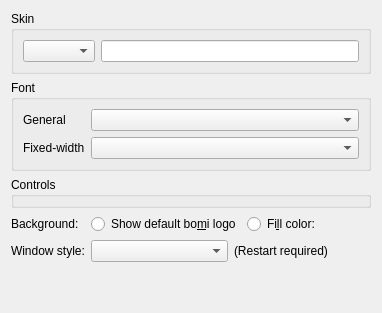
       <widget class="QWidget" name="skin">
        <layout class="QVBoxLayout" name="verticalLayout_23">
         <item>
          <widget class="QGroupBox" name="groupBox_4">
           <property name="title">
            <string>Skin</string>
           </property>
           <layout class="QVBoxLayout" name="verticalLayout_31">
            <item>
             <layout class="QHBoxLayout" name="horizontalLayout_7">
              <item>
               <widget class="DataComboBox" name="skin_name"/>
              </item>
              <item>
               <widget class="QLineEdit" name="skin_path">
                <property name="readOnly">
                 <bool>true</bool>
                </property>
               </widget>
              </item>
             </layout>
            </item>
           </layout>
          </widget>
         </item>
         <item>
          <widget class="QGroupBox" name="groupBox_11">
           <property name="title">
            <string>Font</string>
           </property>
           <layout class="QGridLayout" name="gridLayout_3">
            <item row="0" column="0">
             <widget class="QLabel" name="label_8">
              <property name="text">
               <string>General</string>
              </property>
             </widget>
            </item>
            <item row="0" column="1">
             <widget class="FontComboBox" name="app_font">
              <property name="sizePolicy">
               <sizepolicy hsizetype="Expanding" vsizetype="Fixed">
                <horstretch>0</horstretch>
                <verstretch>0</verstretch>
               </sizepolicy>
              </property>
             </widget>
            </item>
            <item row="1" column="0">
             <widget class="QLabel" name="label_9">
              <property name="text">
               <string>Fixed-width</string>
              </property>
             </widget>
            </item>
            <item row="1" column="1">
             <widget class="FontComboBox" name="app_fixed_font">
              <property name="sizePolicy">
               <sizepolicy hsizetype="Expanding" vsizetype="Fixed">
                <horstretch>0</horstretch>
                <verstretch>0</verstretch>
               </sizepolicy>
              </property>
             </widget>
            </item>
           </layout>
          </widget>
         </item>
         <item>
          <widget class="ControlsThemeWidget" name="controls_theme">
           <property name="title">
            <string>Controls</string>
           </property>
          </widget>
         </item>
         <item>
          <layout class="QFormLayout" name="formLayout_5">
           <item row="0" column="0">
            <widget class="QLabel" name="label_22">
             <property name="text">
              <string>Background:</string>
             </property>
            </widget>
           </item>
           <item row="0" column="1">
            <layout class="QHBoxLayout" name="horizontalLayout_18">
             <item>
              <widget class="QRadioButton" name="show_logo">
               <property name="text">
                <string>Show default bo&amp;mi logo</string>
               </property>
              </widget>
             </item>
             <item>
              <widget class="QRadioButton" name="fill_bg_color">
               <property name="text">
                <string>Fi&amp;ll color:</string>
               </property>
              </widget>
             </item>
             <item>
              <widget class="ColorSelectWidget" name="bg_color" native="true">
               <property name="minimumSize">
                <size>
                 <width>5</width>
                 <height>0</height>
                </size>
               </property>
              </widget>
             </item>
             <item>
              <spacer name="horizontalSpacer_16">
               <property name="orientation">
                <enum>Qt::Horizontal</enum>
               </property>
               <property name="sizeHint" stdset="0">
                <size>
                 <width>40</width>
                 <height>20</height>
                </size>
               </property>
              </spacer>
             </item>
            </layout>
           </item>
           <item row="1" column="0">
            <widget class="QLabel" name="label_27">
             <property name="text">
              <string>Window style:</string>
             </property>
            </widget>
           </item>
           <item row="1" column="1">
            <layout class="QHBoxLayout" name="horizontalLayout_6">
             <item>
              <widget class="DataComboBox" name="app_style"/>
             </item>
             <item>
              <widget class="QLabel" name="label_24">
               <property name="text">
                <string>(Restart required)</string>
               </property>
              </widget>
             </item>
            </layout>
           </item>
          </layout>
         </item>
         <item>
          <spacer name="verticalSpacer_3">
           <property name="orientation">
            <enum>Qt::Vertical</enum>
           </property>
           <property name="sizeHint" stdset="0">
            <size>
             <width>20</width>
             <height>40</height>
            </size>
           </property>
          </spacer>
         </item>
        </layout>
       </widget>
